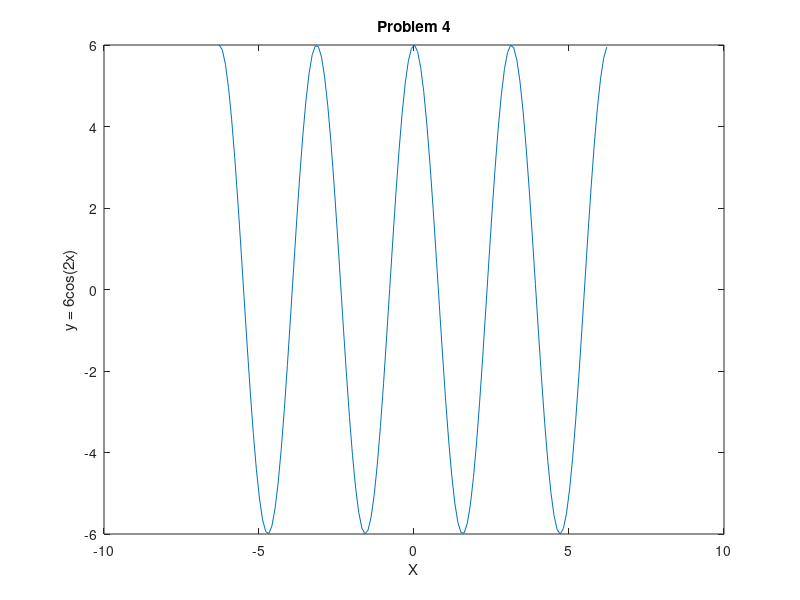

Source code (MATLAB):
clear; clc; close all;

% Description: Plots a function

y = @(x) 6*cos(2*x);

x = -2*pi:0.1:2*pi;

plot(x,y(x))
xlabel('X')
ylabel('y = 6cos(2x)')
title('Problem 4')
